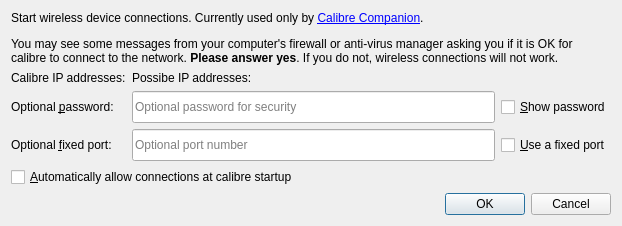
<?xml version="1.0" encoding="UTF-8"?>
<ui version="4.0">
 <class>Dialog</class>
 <widget class="QDialog" name="Dialog">
  <property name="geometry">
   <rect>
    <x>0</x>
    <y>0</y>
    <width>612</width>
    <height>226</height>
   </rect>
  </property>
  <property name="windowTitle">
   <string>Smart device control</string>
  </property>
  <property name="windowIcon">
   <iconset resource="../../../../resources/images.qrc">
    <normaloff>:/images/devices/tablet.png</normaloff>:/images/devices/tablet.png</iconset>
  </property>
  <layout class="QGridLayout">
   <item row="0" column="0" colspan="3">
    <widget class="QLabel" name="msg">
     <property name="minimumSize">
      <size>
       <width>600</width>
       <height>0</height>
      </size>
     </property>
     <property name="styleSheet">
      <string notr="true">QLabel { margin-bottom: 1ex; }</string>
     </property>
     <property name="text">
      <string>&lt;p&gt;Start wireless device connections. Currently used only
       by &lt;a href="http://www.multipie.co.uk/calibre-companion/"&gt;Calibre Companion&lt;/a&gt;.
       &lt;p&gt;You may see some messages from your computer's firewall or anti-virus manager asking you if it is OK for calibre to connect to the network. &lt;b&gt;Please answer yes&lt;/b&gt;. If you do not, wireless connections will not work.</string>
     </property>
     <property name="wordWrap">
      <bool>true</bool>
     </property>
     <property name="openExternalLinks">
      <bool>true</bool>
     </property>

    </widget>
   </item>
   <item row="1" column="0">
    <widget class="QLabel" name="label_23">
     <property name="text">
      <string>Calibre IP addresses:</string>
     </property>
    </widget>
   </item>
   <item row="1" column="1">
    <widget class="QLabel" name="ip_addresses">
     <property name="text">
      <string>Possibe IP addresses:</string>
     </property>
     <property name="wordWrap">
      <bool>true</bool>
     </property>
    </widget>
   </item>
   <item row="2" column="0">
    <widget class="QLabel" name="label_2">
     <property name="text">
      <string>Optional &amp;password:</string>
     </property>
     <property name="buddy">
      <cstring>password_box</cstring>
     </property>
    </widget>
   </item>
   <item row="2" column="1">
    <widget class="QLineEdit" name="password_box">
     <property name="sizePolicy">
      <sizepolicy hsizetype="Expanding" vsizetype="Expanding">
       <horstretch>100</horstretch>
       <verstretch>0</verstretch>
      </sizepolicy>
     </property>
     <property name="echoMode">
      <enum>QLineEdit::Password</enum>
     </property>
     <property name="placeholderText">
      <string>Optional password for security</string>
     </property>
    </widget>
   </item>
   <item row="2" column="2">
    <widget class="QCheckBox" name="show_password">
     <property name="text">
      <string>&amp;Show password</string>
     </property>
    </widget>
   </item>
   <item row="4" column="0">
    <widget class="QLabel" name="label_21">
     <property name="text">
      <string>Optional &amp;fixed port:</string>
     </property>
     <property name="buddy">
      <cstring>fixed_port</cstring>
     </property>
    </widget>
   </item>
   <item row="4" column="1">
    <widget class="QLineEdit" name="fixed_port">
     <property name="sizePolicy">
      <sizepolicy hsizetype="Expanding" vsizetype="Expanding">
       <horstretch>100</horstretch>
       <verstretch>0</verstretch>
      </sizepolicy>
     </property>
     <property name="placeholderText">
      <string>Optional port number</string>
     </property>
    </widget>
   </item>
   <item row="4" column="2">
    <widget class="QCheckBox" name="use_fixed_port">
     <property name="text">
      <string>&amp;Use a fixed port</string>
     </property>
    </widget>
   </item>
   <item row="6" column="0" colspan="3">
    <widget class="QCheckBox" name="autostart_box">
     <property name="text">
      <string>&amp;Automatically allow connections at calibre startup</string>
     </property>
    </widget>
   </item>
   <item row="10" column="0" colspan="3">
    <widget class="QDialogButtonBox" name="buttonBox">
     <property name="orientation">
      <enum>Qt::Horizontal</enum>
     </property>
     <property name="standardButtons">
      <set>QDialogButtonBox::Cancel|QDialogButtonBox::Ok</set>
     </property>
    </widget>
   </item>
  </layout>
 </widget>
 <resources>
  <include location="../../../../resources/images.qrc"/>
 </resources>
 <connections>
  <connection>
   <sender>buttonBox</sender>
   <signal>accepted()</signal>
   <receiver>Dialog</receiver>
   <slot>accept()</slot>
   <hints>
    <hint type="sourcelabel">
     <x>248</x>
     <y>254</y>
    </hint>
    <hint type="destinationlabel">
     <x>157</x>
     <y>274</y>
    </hint>
   </hints>
  </connection>
  <connection>
   <sender>buttonBox</sender>
   <signal>rejected()</signal>
   <receiver>Dialog</receiver>
   <slot>reject()</slot>
   <hints>
    <hint type="sourcelabel">
     <x>316</x>
     <y>260</y>
    </hint>
    <hint type="destinationlabel">
     <x>286</x>
     <y>274</y>
    </hint>
   </hints>
  </connection>
 </connections>
</ui>
